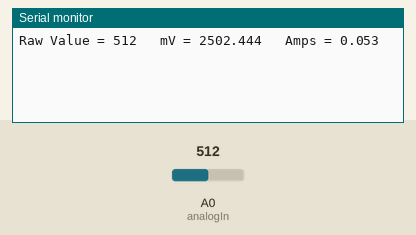
The sketch below on a simulated Arduino Uno, built with avr-gcc and run on an emulated ATmega328P. Parts: the last lines printed to the serial monitor. The inputs (shaded band) are chosen by the test bench; at power-on: A0 (analogIn) = 512.

Above: at 1.2 s.
1.3 s: A0 (analogIn) set to 716
At 2.7 s:
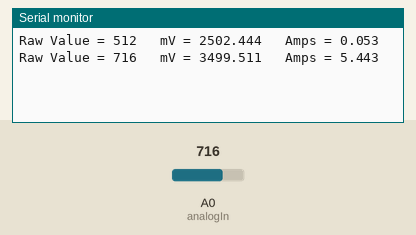
2.8 s: A0 (analogIn) set to 900
At 5.4 s:
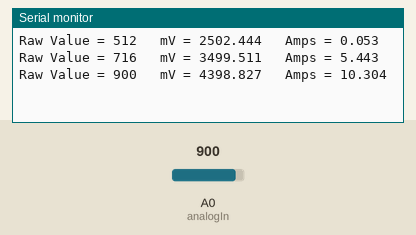
Timing chart, 0 to 6.9 s (numbered marks = the images above; inputs shaded):
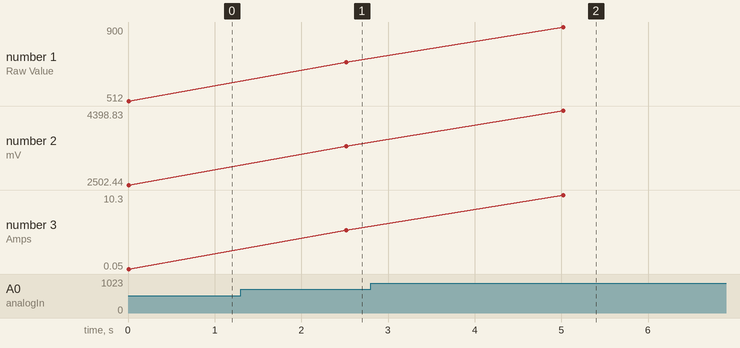

Measured:
- after the input at 1.3 s, the serial monitor: prints a new line after 1.2 s (image 1)
- after the input at 2.8 s, the serial monitor: prints a new line after 2.2 s (image 2)
- plotted number 1: 512 → 716 after the input at 1.3 s, 716 → 900 after the input at 2.8 s
- plotted number 2: 2502.44 → 3499.51 after the input at 1.3 s, 3499.51 → 4398.83 after the input at 2.8 s
- plotted number 3: 0.05 → 5.44 after the input at 1.3 s, 5.44 → 10.3 after the input at 2.8 s

The sketch:

stroommeting3.ino
```cpp
const int analogIn = A0;
int mVperAmp = 185; // use 100 for 20A Module and 66 for 30A Module
unsigned int RawValue = 0; // can hold upto 64 10-bit A/D readings
float ACSoffset = 2492.6;
double Voltage = 0;
double Amps = 0;

void setup() {
  Serial.begin(9600);
}

void loop() {
  for (int x = 0; x < 64; x++) // 64 analogue readings for averaging
  {
    RawValue = RawValue + analogRead(analogIn); // add each A/D reading to a total
  }
  Voltage = ((RawValue / 64) / 1023.0) * 5000; // Gets you mV
  Amps = ((Voltage - ACSoffset) / mVperAmp);

  Serial.print("Raw Value = " ); // shows pre-scaled value
  Serial.print(RawValue / 64);
  Serial.print("\t mV = "); // shows the voltage measured
  Serial.print(Voltage, 3); // the '3' after voltage allows you to display 3 digits after decimal point
  Serial.print("\t Amps = "); // shows the voltage measured
  Serial.println(Amps, 3); // the '3' after voltage allows you to display 3 digits after decimal point

  RawValue = 0; // reset value
  delay(2500);
}
```
